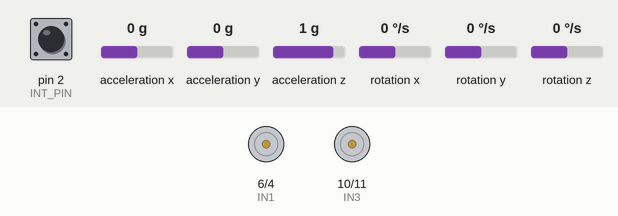
Recording of a sketch running on a simulated Arduino Leonardo, built with avr-gcc and run on an emulated ATmega32U4. Shown: motor-driver pin pairs drawn as motors (green arrow = first pin HIGH = forward, orange = second pin HIGH = backward, longer = more drive, scaled by the enable pin). The test bench sets the inputs (shaded band); at power-on: pin 2 (INT_PIN) HIGH, acceleration x 0 g, acceleration y 0 g, acceleration z 1 g, rotation x 0 °/s, rotation y 0 °/s, rotation z 0 °/s. The sensor or clock chip raises its interrupt line as the real part does; what the sketch prints to the serial monitor is not drawn.

Above: at 0.6 s.
Timing chart, 0 to 2.1 s (numbered marks = the images above):
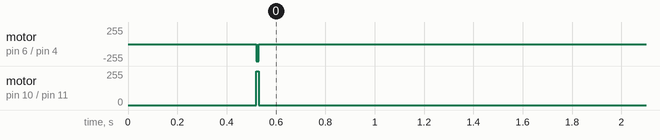

The sketch:

saher_top_balance_robot.ino
```cpp
#include "I2Cdev.h"
#include <PID_v1.h>
#include "MPU6050_6Axis_MotionApps20.h"
#include <Wire.h>

// --------- PIN CONFIG ---------
// L298N motor pins (Leonardo)
const int ENA = 5;   // Right motor (A) PWM
const int IN1 = 6;
const int IN2 = 4;

const int ENB = 9;   // Left motor (B) PWM
const int IN3 = 10;
const int IN4 = 11;

// MPU6050 interrupt pin
const int INT_PIN = 2;

// --------- MOTOR MIN PWM (Calibration Results) ---------
const int minPWM_A_fwd = 95;
const int minPWM_A_bwd = 96;
const int minPWM_B_fwd = 92;
const int minPWM_B_bwd = 105;

// --------- MPU6050 & DMP ---------
MPU6050 mpu;
bool dmpReady = false;
uint8_t mpuIntStatus;
uint16_t packetSize;
uint16_t fifoCount;
uint8_t fifoBuffer[64];

Quaternion q;
VectorFloat gravity;
float ypr[3];
volatile bool mpuInterrupt = false;

// --------- PID ---------
double input, output;
double setpoint = 180.0;
double Kp = 35.0, Ki = 0.0
, Kd = 1.5;
PID pid(&input, &output, &setpoint, Kp, Ki, Kd, DIRECT);
double fallLimit = 25.0;

void dmpDataReady() { mpuInterrupt = true; }

void setup() {
  Serial.begin(115200);
  Wire.begin();

  pinMode(ENA, OUTPUT);
  pinMode(IN1, OUTPUT);
  pinMode(IN2, OUTPUT);
  pinMode(ENB, OUTPUT);
  pinMode(IN3, OUTPUT);
  pinMode(IN4, OUTPUT);

  // MPU Init
  mpu.initialize();
  uint8_t devStatus = mpu.dmpInitialize();

  mpu.setXGyroOffset(26);
  mpu.setYGyroOffset(59);
  mpu.setZGyroOffset(15);
  mpu.setZAccelOffset(946);

  if (devStatus == 0) {
    mpu.setDMPEnabled(true);
    attachInterrupt(digitalPinToInterrupt(INT_PIN), dmpDataReady, RISING);
    packetSize = mpu.dmpGetFIFOPacketSize();
    dmpReady = true;

    pid.SetMode(AUTOMATIC);
    pid.SetSampleTime(10);
    pid.SetOutputLimits(-255, 255);

    Serial.println("DMP Ready! Start balancing...");
  } else {
    Serial.println("MPU Error!");
  }
}

void loop() {
  if (!dmpReady) return;
  if (!mpuInterrupt && fifoCount < packetSize) return;

  mpuInterrupt = false;
  mpuIntStatus = mpu.getIntStatus();
  fifoCount = mpu.getFIFOCount();

  if ((mpuIntStatus & 0x10) || fifoCount == 1024) {
    mpu.resetFIFO();
    fifoCount = 0;
    return;
  }

  if (mpuIntStatus & 0x02) {
    while (fifoCount < packetSize) fifoCount = mpu.getFIFOCount();
    mpu.getFIFOBytes(fifoBuffer, packetSize);
    fifoCount -= packetSize;

    mpu.dmpGetQuaternion(&q, fifoBuffer);
    mpu.dmpGetGravity(&gravity, &q);
    mpu.dmpGetYawPitchRoll(ypr, &q, &gravity);

    input = ypr[1] * 180.0 / M_PI + 180.0;
    pid.Compute();

    int baseSpeed = abs(output);

    if (abs(input - setpoint) < fallLimit) {
      if (output > 0) moveForward(baseSpeed);
      else if (output < 0) moveBackward(baseSpeed);
      else stopMotors();
    } else {
      stopMotors();
    }

    // === SEND DATA TO MATLAB ===
    Serial.print(input);   // Angle
    Serial.print(",");
    Serial.print(output);  // PID Output
    Serial.print(",");
    Serial.println(baseSpeed); // Motor Speed
  }
}

// --------- MOTOR CONTROL ---------
void moveForward(int p) {
  int pA = constrain(p + minPWM_A_fwd, minPWM_A_fwd, 255);
  int pB = constrain(p + minPWM_B_fwd, minPWM_B_fwd, 255);

  analogWrite(ENA, pA);
  digitalWrite(IN1, HIGH);
  digitalWrite(IN2, LOW);

  analogWrite(ENB, pB);
  digitalWrite(IN3, LOW);
  digitalWrite(IN4, HIGH);
}

void moveBackward(int p) {
  int pA = constrain(p + minPWM_A_bwd, minPWM_A_bwd, 255);
  int pB = constrain(p + minPWM_B_bwd, minPWM_B_bwd, 255);

  analogWrite(ENA, pA);
  digitalWrite(IN1, LOW);
  digitalWrite(IN2, HIGH);

  analogWrite(ENB, pB);
  digitalWrite(IN3, HIGH);
  digitalWrite(IN4, LOW);
}

void stopMotors() {
  analogWrite(ENA, 0);
  analogWrite(ENB, 0);
  digitalWrite(IN1, LOW);
  digitalWrite(IN2, LOW);
  digitalWrite(IN3, LOW);
  digitalWrite(IN4, LOW);
}
```

Measured:
- by itself, motor on pin 6 (IN1) / pin 4 (IN2): stopped → backward 255/255 at 0.52 s, → stopped 0.01 s later
- by itself, motor on pin 10 (IN3) / pin 11 (IN4): stopped → forward 255/255 at 0.52 s, → stopped 0.01 s later
